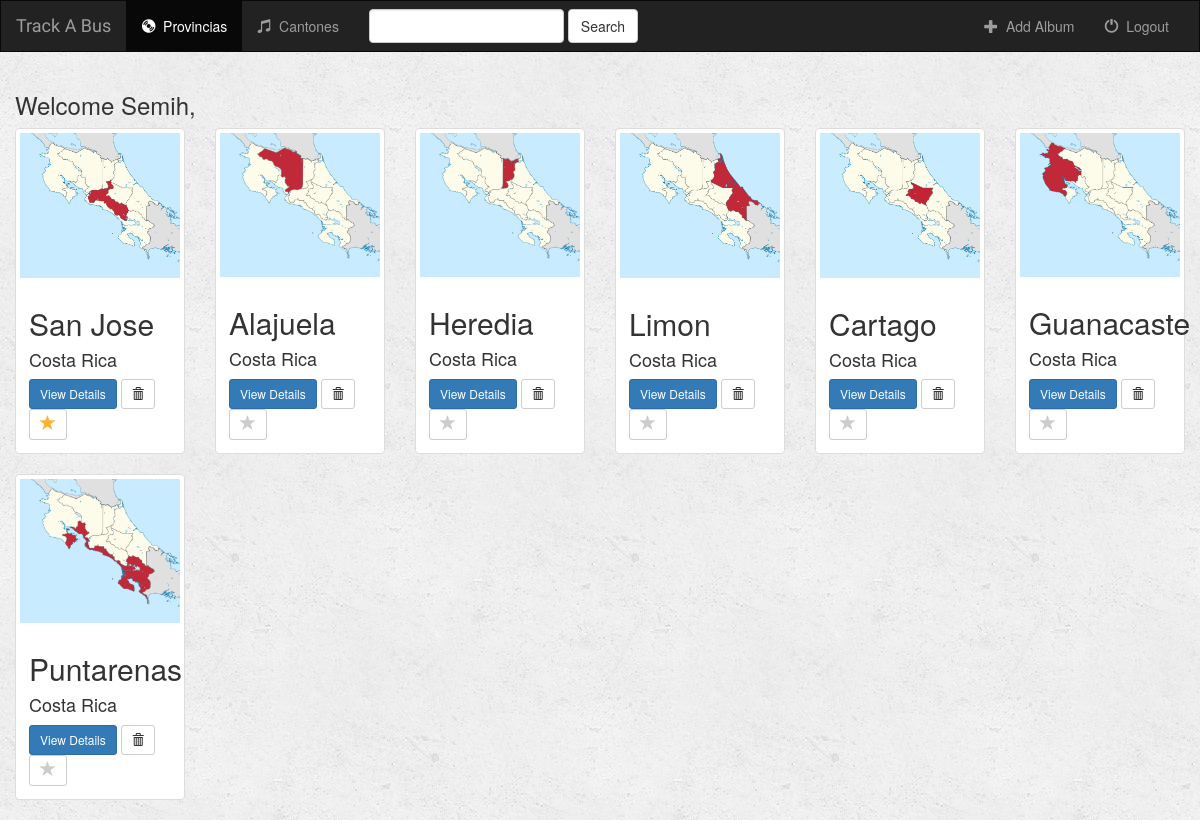
Page /music/ (signed in) on the committed database.
### music/models.py (models this page shows, shortened)
class Album(models.Model):
    user = models.ForeignKey(User, on_delete=models.PROTECT)
    artist = models.CharField(max_length=250)
    album_title = models.CharField(max_length=500)
    genre = models.CharField(max_length=100)
    album_logo = models.FileField()
    is_favorite = models.BooleanField(default=False)

### music/views.py (the view)
def index(request):
    if not request.user.is_authenticated:
        return render(request, 'music/login.html')
    else:
        albums = Album.objects.all()
        song_results = Song.objects.all()
        query = request.GET.get("q")
        if query:
            albums = albums.filter(
                Q(album_title__icontains=query) |
                Q(artist__icontains=query)
            ).distinct()
            song_results = song_results.filter(
                Q(song_title__icontains=query)
            ).distinct()
            return render(request, 'music/index.html', {
                'albums': albums,
                'songs': song_results,
            })
        else:
            return render(request, 'music/index.html', {'albums': albums})

### music/templates/music/index.html (shortened to what this page needs)
{% extends 'music/base.html' %}
{% block albums_active %}active{% endblock %}
{% block body %}
<div class="albums-container container-fluid">
    <div class="row">
        <div class="col-sm-12">
            <h3>Welcome {{ user.first_name }},</h3>
        </div>
        {% if albums %}
            {% for album in albums %}
                <div class="col-sm-4 col-lg-2">
                    <div class="thumbnail">
                        <a href="{% url 'music:detail' album.id %}">
                            <img src="{{ album.album_logo.url }}" class="img-responsive">
                        </a>
                        <div class="caption">
                            <h2>{{ album.album_title }}</h2>
                            <h4>{{ album.artist }}</h4>
                            <a href="{% url 'music:detail' album.id %}" class="btn btn-primary btn-sm" role="button">View Details</a>
                            <form action="{% url 'music:delete_album' album.id %}" method="post" style="display: inline;">
                                <button type="submit" class="btn btn-default btn-sm">
                                    <span class="glyphicon glyphicon-trash"></span>
                                </button>
                            </form>
                            <a href="{% url 'music:favorite_album' album.id %}" class="btn btn-default btn-sm btn-favorite" role="button">
                                <span class="glyphicon glyphicon-star {% if album.is_favorite %}active{% endif %}"></span>
                            </a>
                        </div>
                    </div>
                </div>
                {% cycle '' '' '' '' '' '<div class="clearfix visible-lg"></div>' %}
            {% endfor %}
        {% endif %}
    </div>
</div>
{% endblock %}

### music/templates/music/base.html (shortened to what this page needs)
<!DOCTYPE html>
<html lang="en">
<head>
    {% load staticfiles %}
    <link rel="stylesheet" href="https://maxcdn.bootstrapcdn.com/bootstrap/3.3.6/css/bootstrap.min.css">
    <link rel="stylesheet" type="text/css" href="{% static 'music/style.css' %}"/>
</head>
<body>
<nav class="navbar navbar-inverse">
    <div class="container-fluid">
        <div class="navbar-header">
            <a class="navbar-brand" href="{% url 'music:index' %}">Track A Bus</a>
        </div>
        <div class="collapse navbar-collapse" id="topNavBar">
            <ul class="nav navbar-nav">
                <li class="{% block albums_active %}{% endblock %}"><a href="{% url 'music:index' %}"><span class="glyphicon glyphicon-cd" aria-hidden="true"></span>&nbsp; Provincias</a></li>
                <li class="{% block songs_active %}{% endblock %}"><a href="{% url 'music:songs' 'all' %}"><span class="glyphicon glyphicon-music" aria-hidden="true"></span>&nbsp; Cantones</a></li>
            </ul>
            <form class="navbar-form navbar-left" role="search" method="get" action="{% url 'music:index' %}">
                <div class="form-group">
                    <input type="text" class="form-control" name="q" value="{{ request.GET.q }}">
                </div>
                <button type="submit" class="btn btn-default">Search</button>
            </form>
            <ul class="nav navbar-nav navbar-right">
                <li>
                    <a href="{% url 'music:create_album' %}">
                        <span class="glyphicon glyphicon-plus" aria-hidden="true"></span>&nbsp; Add Album
                    </a>
                </li>
                <li>
                    <a href="{% url 'music:logout_user' %}">
                        <span class="glyphicon glyphicon-off" aria-hidden="true"></span>&nbsp; Logout
                    </a>
                </li>
            </ul>
        </div>
    </div>
</nav>
{% block body %}
{% endblock %}
</body>
</html>

### music/static/music/style.css (style rules this page uses)
body { background: white url("images/background.png"); }
.navbar { border-radius: 0; }
.navbar-brand { font-family: 'Satisfy', cursive; }
.glyphicon-star { color: #CCCCCC; font-size: 16px; }
.glyphicon-star.active { color: #FDB230; }

### rows in the picture
Album: album_logo (picture), album_title "San Jose", artist "Costa Rica", is_favorite True (drawn)
Album: album_logo (picture), album_title "Alajuela", artist "Costa Rica", is_favorite False (drawn)
Album: album_logo (picture), album_title "Heredia", artist "Costa Rica", is_favorite False (drawn)
Album: album_logo (picture), album_title "Limon", artist "Costa Rica", is_favorite False (drawn)
Album: album_logo (picture), album_title "Cartago", artist "Costa Rica", is_favorite False (drawn)
Album: album_logo (picture), album_title "Guanacaste", artist "Costa Rica", is_favorite False (drawn)
Album: album_logo (picture), album_title "Puntarenas", artist "Costa Rica", is_favorite False (drawn)

### other values in the picture
{{ user.first_name }} "Semih"
